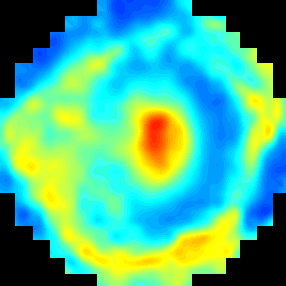
%> input picture C0683d_N1_mask.bmp, 286 x 286 px
$ octave Electroimpedance.m   (GNU Octave 9; MATLAB toolbox functions it lacks are replaced by stand-ins)
%> lines starting %> are read from the running program, lines starting %| are printed output that depends on the picture; in (x1, y1, x2, y2) boxes, pixels count from 0 and x2, y2 are one past the last pixel; in counts of white or black regions, pixels touching at a corner belong together; the program's own positions count from 1
img = imread('C0683d_N1_mask.bmp');
%> img is the input picture: size 286x286x3 uint8; mean R, G, B 72.9, 179.3, 139.6
imgD = im2double(img);

% Nos dimos cuenta de que se trabaja mejor sobre el canal azul
redChannel   = imgD(:,:,1);
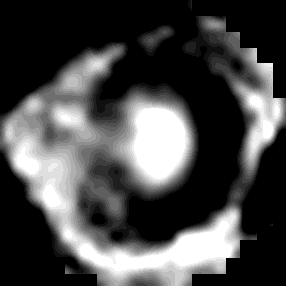
%> redChannel: size 286x286 double; min 0, max 1, mean 0.286
blueChannel  = imgD(:,:,3);
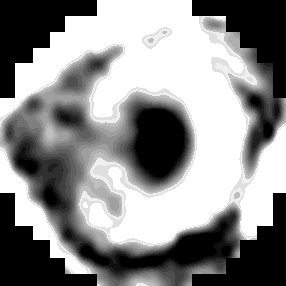
%> blueChannel: size 286x286 double; min 0, max 1, mean 0.547

redChannelAdj = imadjust(redChannel);

% ---------------------
% Umbral en rojo
threshold = 0.95;  % Ajustado por formato repetitivo en todas las imágenes
redAreas = redChannel > threshold;
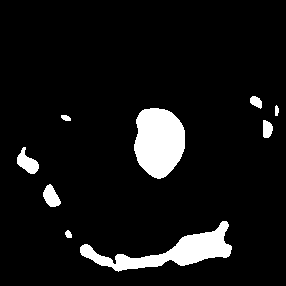
%> redAreas: size 286x286 logical; 7.8% white; 9 white regions, largest, box (x1, y1, x2, y2) and area: (134, 108, 185, 179) 2809, (80, 221, 232, 272) 2607, (17, 147, 39, 174) 317

% ------------------
% Creamos una máscara que detecta el fondo
backgroundMask = (redChannel < 0.05) & (blueChannel < 0.05);
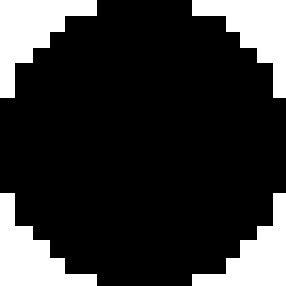
%> backgroundMask: size 286x286 logical; 19.9% white; 4 white regions, box (x1, y1, x2, y2) and area: (0, 0, 97, 98) 4412, (192, 0, 286, 98) 4090, (0, 193, 97, 286) 4061, (192, 193, 286, 286) 3751
redAreas(backgroundMask) = false;

% ----------------------
% Z del canal rojo aisladas - de nuestro interés
isolatedRedAreas = redChannel .* redAreas;

% Mostrar imagen de zonas aisladas
figure;
imshow(isolatedRedAreas);
title('Zonas rojas aisladas (sin fondo)');

% -------------------
% Visualización en color (superposición)
img8 = im2uint8(imgD);
overlayColor = [1 0 1];  % Magenta (lo podemos cambiar)

overlayImg = labeloverlay(img8, redAreas, ...
    'Transparency', 0.5, ...
    'Colormap', overlayColor);
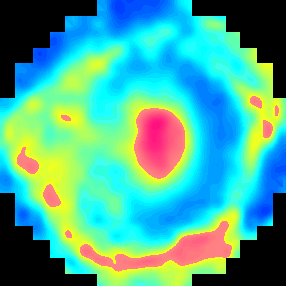
%> overlayImg: size 286x286x3 uint8; mean R, G, B 72.9, 171, 149.4

% Resultado
figure;
imshow(overlayImg);
title('Zonas umbralizadas resaltadas (sin pintar fondo)');
